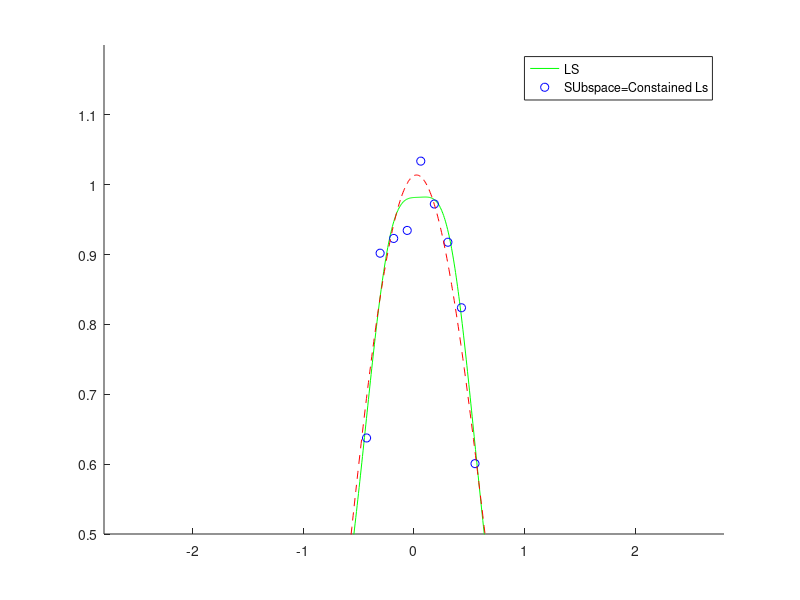

Write MATLAB code to recreate this figure.
clc,clear,close all;
%生成数据，使用线性模型的部分空间约束最小二乘法，
%核为三角函数（1，sin(x/2),cos(x/2),sin(2x/2)......cos(15x/2)
n=50;N=1000;x=linspace(-3,3,n)';X=linspace(-3,3,N)';
%输入，生成一个新的向量y，y的每个元素是对应的pix元素的正弦值除以pix元素本身，
% 然后加上0.1倍的x元素值和一个随机噪声。
pix=pi*x;
y=sin(pix)./(pix)+0.1*x+0.05*randn(n,1);

p(:,1)=ones(n,1);P(:,1)=ones(N,1);
for j=1:15
    p(:,2*j)=sin(j/2*x);p(:,2*j+1)=cos(j/2*x);
    P(:,2*j)=sin(j/2*X);P(:,2*j+1)=cos(j/2*X);
end
%t1最小二乘法，t2部分空间约束最小二乘法
t1=p\y;F1=P*t1;%t=theta θ
%最小二乘法求解，最小二乘法J=（1/2）*||φ*θ-y||^2,
% 求导得▽J（θ）=φT*φ*θ-φ*y，基函数φ=p
%令▽J（θ）=0，得φ*θ=y
t2=(p*diag([ones(1,11) zeros(1,20)]))\y; F2=P*t2;


figure(1);clf;hold on;axis([-2.8 2.8 0.5 1.2]);
plot(X,F1,'g-');plot(x,y,'bo');plot(X,F2,'r--');
legend('LS',"SUbspace=Constained Ls");